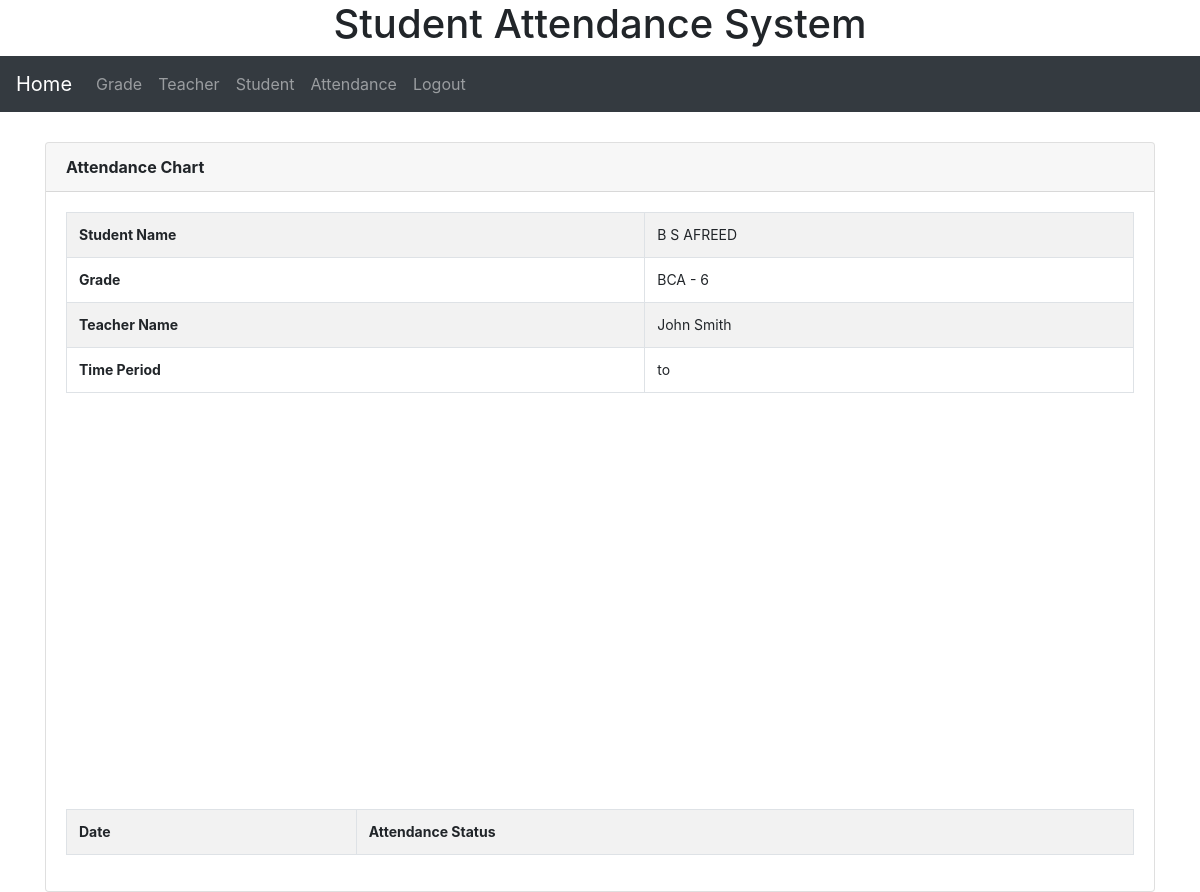
Page /admin/chart.php?student_id=2 (signed in) on the committed database.
### tables this page shows
CREATE TABLE `tbl_student` (
  `student_id` int(11) NOT NULL,
  `student_name` varchar(150) NOT NULL,
  `student_roll_number` varchar(11) NOT NULL,
  `student_dob` date NOT NULL,
  `student_grade_id` int(11) NOT NULL
);

CREATE TABLE `tbl_grade` (
  `grade_id` int(11) NOT NULL,
  `grade_name` varchar(10) NOT NULL
);

CREATE TABLE `tbl_teacher` (
  `teacher_id` int(11) NOT NULL,
  `teacher_name` varchar(150) NOT NULL,
  `teacher_address` text NOT NULL,
  `teacher_emailid` varchar(100) NOT NULL,
  `teacher_password` varchar(100) NOT NULL,
  `teacher_qualification` varchar(100) NOT NULL,
  `teacher_doj` date NOT NULL,
  `teacher_image` varchar(100) NOT NULL,
  `teacher_grade_id` int(11) NOT NULL
);

### admin/database_connection.php (called while the page is built, shortened)
<?php
function Get_student_name($connect, $student_id)
{
	$query = "
	SELECT student_name FROM tbl_student
	WHERE student_id = '".$student_id."'
	";
	$statement = $connect->prepare($query);
	$statement->execute();
	$result = $statement->fetchAll();
	foreach($result as $row)
	{
		return $row["student_name"];
	}
}
function Get_student_grade_name($connect, $student_id)
{
	$query = "
	SELECT tbl_grade.grade_name FROM tbl_student
	INNER JOIN tbl_grade
	ON tbl_grade.grade_id = tbl_student.student_grade_id
	WHERE tbl_student.student_id = '".$student_id."'
	";
	$statement = $connect->prepare($query);
	$statement->execute();
	$result = $statement->fetchAll();
	foreach($result as $row)
	{
		return $row['grade_name'];
	}
}
function Get_student_teacher_name($connect, $student_id)
{
	$query = "
	SELECT tbl_teacher.teacher_name
	FROM tbl_student
	INNER JOIN tbl_grade
	ON tbl_grade.grade_id = tbl_student.student_grade_id
	INNER JOIN tbl_teacher
	ON tbl_teacher.teacher_grade_id = tbl_grade.grade_id
	WHERE tbl_student.student_id = '".$student_id."'
	";
	$statement = $connect->prepare($query);
	$statement->execute();
	$result = $statement->fetchAll();
	foreach($result as $row)
	{
		return $row["teacher_name"];
	}
}
?>

### admin/chart.php (the view, shortened to what this page needs)
<?php
include('header.php');
?>
<div class="container" style="margin-top:30px">
  <div class="card">
  	<div class="card-header"><b>Attendance Chart</b></div>
  	<div class="card-body">
      <div class="table-responsive">
        <table class="table table-bordered table-striped">
          <tr>
            <th>Student Name</th>
            <td><?php echo Get_student_name($connect, $_GET["student_id"]); ?></td>
          </tr>
          <tr>
            <th>Grade</th>
            <td><?php echo Get_student_grade_name($connect, $_GET["student_id"]); ?></td>
          </tr>
          <tr>
            <th>Teacher Name</th>
            <td><?php echo Get_student_teacher_name($connect, $_GET["student_id"]); ?></td>
          </tr>
          <tr>
            <th>Time Period</th>
            <td><?php echo $_GET["from_date"] . ' to '. $_GET["to_date"]; ?></td>
          </tr>
        </table>
        <div id="attendance_pie_chart" style="width: 100%; height: 400px;">
        </div>
        <div class="table-responsive">
        	<table class="table table-striped table-bordered">
	          <tr>
	            <th>Date</th>
	            <th>Attendance Status</th>
	          </tr>
	      </table>
        </div>
      </div>
  	</div>
  </div>
</div>
</body>
</html>

### rows in the picture
tbl_student: student_name "B S AFREED"
tbl_grade: grade_name "BCA - 6"
tbl_teacher: teacher_name "John Smith"
